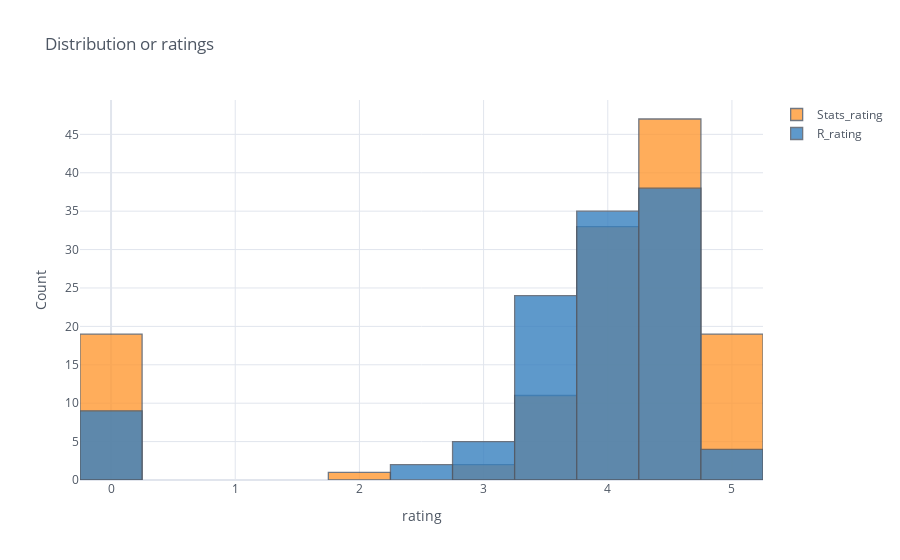

Write notebook code for a chart like this one.
### Code cell
#comparing the ratings 
Stat_R_Udemy["Stats_rating"]=Stat_R_Udemy[Stat_R_Udemy["topic"]=="Statistics"]["rating"]
Stat_R_Udemy["R_rating"]=Stat_R_Udemy[Stat_R_Udemy["topic"]=="R_programming"]["rating"]
Stat_R_Udemy[["Stats_rating","R_rating"]].iplot(kind="histogram", bins=20, theme="white", title="Distribution or ratings",
         xTitle='rating', yTitle='Count')

### Figure 1 — Plotly figure (JSON) as saved in the notebook; plotly's stock layout.template omitted (floating-point values rounded to 4 significant figures; data arrays with more than 128 entries replaced by an {"elided": "..."} marker saying what was removed)
{"data": [{"histfunc": "count", "histnorm": "", "marker": {"color": "rgba(255, 153, 51, 1.0)", "line": {"color": "#4D5663", "width": 1.3}}, "name": "Stats_rating", "nbinsx": 20, "opacity": 0.8, "orientation": "v", "type": "histogram", "x": {"elided": "249 float values"}}, {"histfunc": "count", "histnorm": "", "marker": {"color": "rgba(55, 128, 191, 1.0)", "line": {"color": "#4D5663", "width": 1.3}}, "name": "R_rating", "nbinsx": 20, "opacity": 0.8, "orientation": "v", "type": "histogram", "x": {"elided": "249 float values"}}], "layout": {"barmode": "overlay", "legend": {"bgcolor": "#FFFFFF", "font": {"color": "#4D5663"}}, "paper_bgcolor": "#FFFFFF", "plot_bgcolor": "#FFFFFF", "title": {"font": {"color": "#4D5663"}, "text": "Distribution or ratings"}, "xaxis": {"gridcolor": "#E1E5ED", "showgrid": true, "tickfont": {"color": "#4D5663"}, "title": {"font": {"color": "#4D5663"}, "text": "rating"}, "zerolinecolor": "#E1E5ED"}, "yaxis": {"gridcolor": "#E1E5ED", "showgrid": true, "tickfont": {"color": "#4D5663"}, "title": {"font": {"color": "#4D5663"}, "text": "Count"}, "zerolinecolor": "#E1E5ED"}}}
